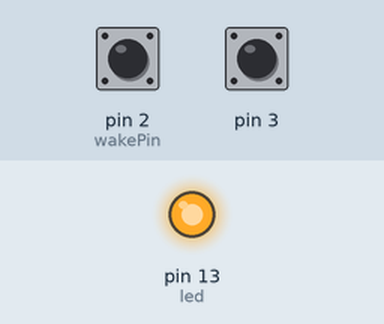
Bench run of a sketch on a simulated Arduino Uno, built with avr-gcc and run on an emulated ATmega328P. Shown: output pins drawn as LEDs (lit = HIGH). The inputs (shaded band) are chosen by the test bench; at power-on: pin 2 (wakePin) HIGH, pin 3 HIGH. Sleep ends after the set time or at an interrupt; what the sketch prints to the serial monitor is not drawn.

Above: at 1.2 s.
1.3 s: pin 2 (wakePin) pulled LOW for 1 s
3.8 s: pin 3 pulled LOW for 0.15 s
5.5 s: pin 3 pulled LOW for 1 s
9.5 s: pin 3 pulsed LOW 5 times (0.12 s each, 0.3 s apart)
14.0 s: pin 3 pulsed LOW 2 times (0.12 s each, 0.3 s apart)
Timing chart, 0 to 17.0 s (numbered marks = the images above; inputs shaded):
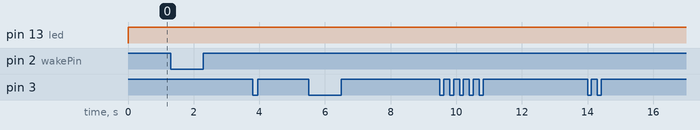

The sketch:

ArduinoSleepMode.ino
```cpp
#include <avr/sleep.h>

int wakePin = 2;                 // pin used for waking up
int led=13;

void wakeUpNow() {
  // execute code here after wake-up before returning to the loop() function
  // timers and code using timers (serial.print and more...) will not work here.
  // we don't really need to execute any special functions here, since we
  // just want the thing to wake up
}

void setup() {
  Serial.begin(9600);
  pinMode(wakePin, INPUT_PULLUP);
  pinMode(3, INPUT_PULLUP);
  pinMode(led, OUTPUT);
  attachInterrupt(0, wakeUpNow, LOW); // use interrupt 0 (pin 2) and run function wakeUpNow when pin 2 gets LOW
}

void sleepNow() {
    Serial.println("Sleep Mode");
    set_sleep_mode(SLEEP_MODE_PWR_DOWN);   // sleep mode is set here
    sleep_enable();          // enables the sleep bit in the mcucr register
    attachInterrupt(0,wakeUpNow, LOW); // use interrupt 0 (pin 2) and run function
    sleep_mode();            // here the device is actually put to sleep!!
    // THE PROGRAM CONTINUES FROM HERE AFTER WAKING UP
    sleep_disable();         // first thing after waking from sleep: disable sleep...
    detachInterrupt(0);      // disables interrupt 0 on pin 2 so the wakeUpNow code will not be executed during normal running time.
}

void loop() {

  if(digitalRead(3) == LOW)
  {
    delay(250);
    sleepNow();     // sleep function called here
  }
  else
  {
    Serial.println("I'm alive");
    digitalWrite(led, HIGH);
  }
}
```

Measured:
- after the input at 1.3 s, every drawn part: stays the same
- after the input at 3.8 s, every drawn part: stays the same
- after the input at 5.5 s, every drawn part: stays the same
- after the input at 9.5 s, every drawn part: stays the same
- after the input at 14.0 s, every drawn part: stays the same
